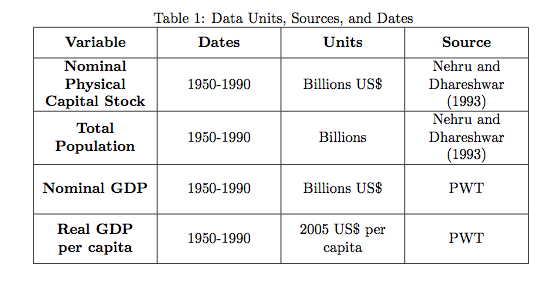
#> input picture input.png, 557 x 283 px
$ jupyter execute table_extract.ipynb   (shell and % lines are left out)
#> lines starting #> are read from the running program, lines starting #| are printed output that depends on the picture; after the words box and inside, x2 and y2 are one past the last pixel; in counts of white or black regions, pixels touching at a corner belong together
[cell 1]
import cv2
import numpy as np

[cell 2]
def get_border(image_name):
#> called with image_name = 'input.png'
	try:
		# Read the image
		img = cv2.imread(image_name, 0)
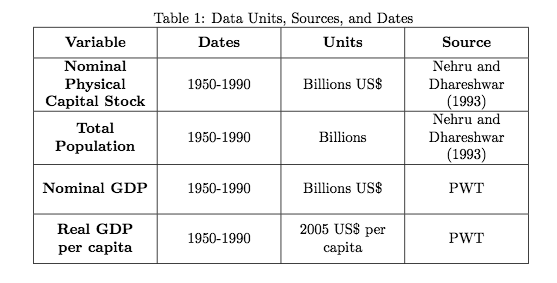
#> img: shape (283, 557); min 0, max 255, mean 239.6

		# Thresholding the image
		(thresh, img_bin) = cv2.threshold(img, 128, 255,cv2.THRESH_BINARY|     cv2.THRESH_OTSU)
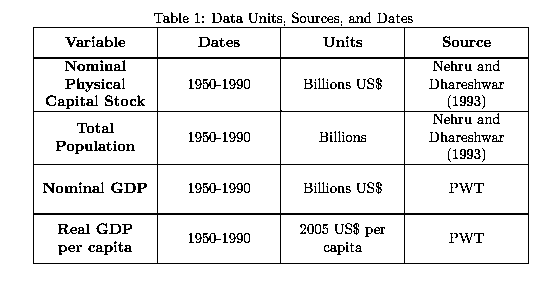
#> img_bin: shape (283, 557); 92% white; black in thin lines or dots, all inside (x1, y1, x2, y2) = (33, 12, 529, 264)
#> thresh = 169

		# Invert the image
		img_bin = 255-img_bin
		#cv2.imwrite("Image_bin.jpg",img_bin)

		# Defining a kernel length
		kernel_length = np.array(img).shape[1]//80
#> kernel_length = 6

		# A verticle kernel of (1 X kernel_length), which will detect all the verticle lines from the image.
		verticle_kernel = cv2.getStructuringElement(cv2.MORPH_RECT, (1, kernel_length))
#> verticle_kernel = [1, 1, 1, 1, 1, 1]

		# A horizontal kernel of (kernel_length X 1), which will help to detect all the horizontal line from the image.
		hori_kernel = cv2.getStructuringElement(cv2.MORPH_RECT, (kernel_length, 1))
#> hori_kernel = [[1, 1, 1, 1, 1, 1]]

		# A kernel of (3 X 3) ones.
		kernel = cv2.getStructuringElement(cv2.MORPH_RECT, (3, 3))

		# Morphological operation to detect vertical lines from an image
		img_temp1 = cv2.erode(img_bin, verticle_kernel, iterations=3)
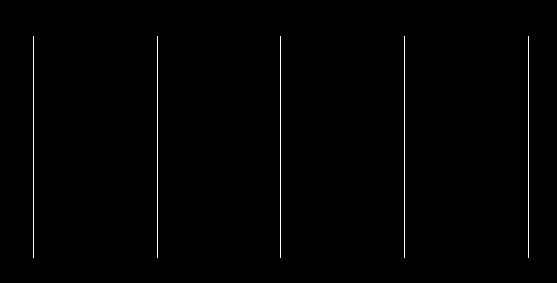
#> img_temp1: shape (283, 557); 0.7% white in thin lines or dots, all inside (x1, y1, x2, y2) = (33, 36, 529, 258)
		verticle_lines_img = cv2.dilate(img_temp1, verticle_kernel, iterations=3)
#> verticle_lines_img: shape (283, 557); 0.75% white in thin lines or dots, all inside (x1, y1, x2, y2) = (33, 30, 529, 267)
		#cv2.imwrite("verticle_lines.jpg",verticle_lines_img)

		# Morphological operation to detect horizontal lines from an image
		img_temp2 = cv2.erode(img_bin, hori_kernel, iterations=3)
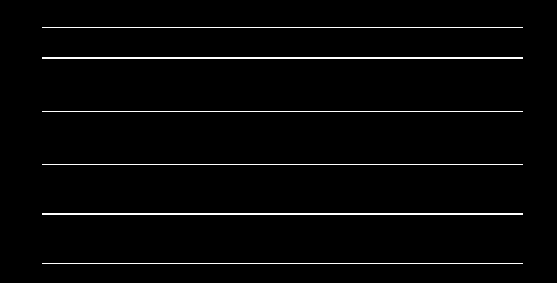
#> img_temp2: shape (283, 557); 2.4% white in thin lines or dots, all inside (x1, y1, x2, y2) = (42, 27, 523, 264)
		horizontal_lines_img = cv2.dilate(img_temp2, hori_kernel, iterations=3)
#> horizontal_lines_img: shape (283, 557); 2.5% white in thin lines or dots, all inside (x1, y1, x2, y2) = (36, 27, 532, 264)
		#cv2.imwrite("horizontal_lines.jpg",horizontal_lines_img)

		# Weighting parameters, this will decide the quantity of an image to be added to make a new image.
		alpha = 0.5
		beta = 1.0 - alpha

		# This function helps to add two image with specific weight parameter to get a third image as summation of two image.
		img_final_bin = cv2.addWeighted(verticle_lines_img, alpha, horizontal_lines_img, beta, 0.0)
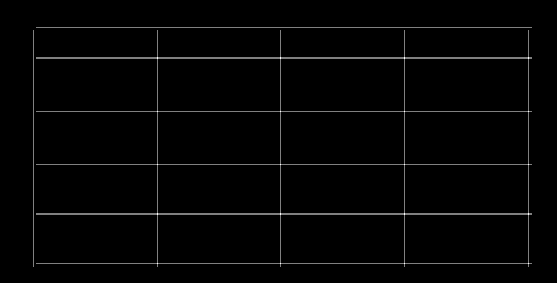
#> img_final_bin: shape (283, 557); min 0, max 255, mean 4.2
		img_final_bin = cv2.erode(~img_final_bin, kernel, iterations=2)
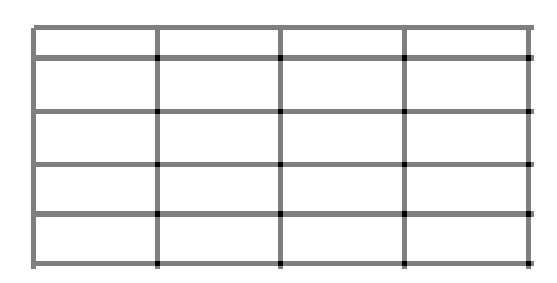
#> img_final_bin: shape (283, 557); min 0, max 255, mean 237.2
		(thresh, img_final_bin) = cv2.threshold(img_final_bin, 128,255, cv2.THRESH_BINARY | cv2.THRESH_OTSU)
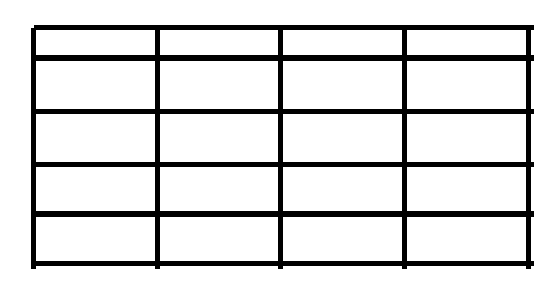
#> img_final_bin: shape (283, 557); 86.4% white; 1 black region, box (x1, y1, x2, y2) and area: (31, 25, 534, 269) 21387
#> thresh = 127
		cv2.imwrite("output.png",img_final_bin)
		return True
	except Exception as error:
		print (error)

[cell 3]
if __name__ == '__main__':
	image_name = 'input.png'
	get_border(image_name)

[cell 4]
from matplotlib import pyplot as plt
import numpy as np
img = cv2.imread('input.png')
#> img is the input picture: shape (283, 557, 3); mean B, G, R 239.8, 239.6, 239.7
plt.imshow(img)

[cell 5]
img = cv2.imread('output.png')
plt.imshow(img)
